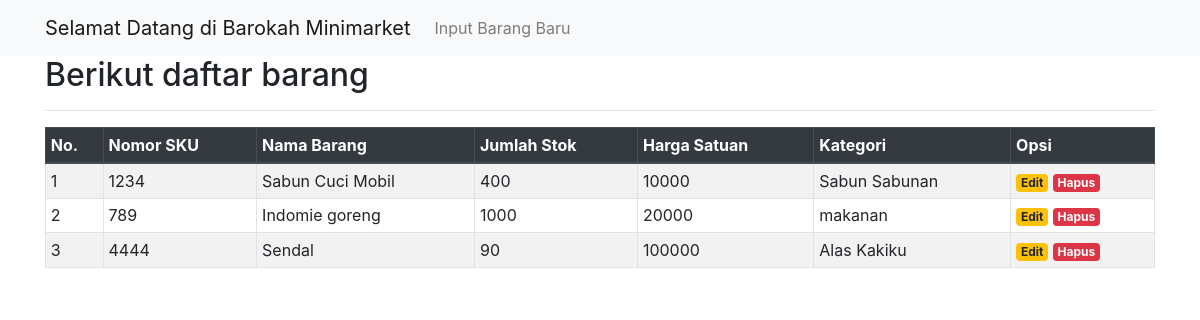
The page / on the database its author committed.
### tables this page shows
CREATE TABLE `barang` (
  `no_barang` int(20) NOT NULL,
  `nomor_sku` int(50) NOT NULL,
  `nama_barang` varchar(100) NOT NULL,
  `jumlah_stok` int(20) NOT NULL,
  `harga_satuan` int(50) NOT NULL,
  `kategori` varchar(50) NOT NULL
);

### index.php (the view, shortened to what this page needs)
<!DOCTYPE html>
<html>
<head>
	<link rel="stylesheet" href="https://stackpath.bootstrapcdn.com/bootstrap/4.4.1/css/bootstrap.min.css">
</head>
<body>
	<nav class="navbar navbar-expand-lg navbar-light bg-light">
		<div class="container">
			<a class="navbar-brand" href="index.php"> Selamat Datang di Barokah Minimarket </a>
		<div class="collapse navbar-collapse" id="navbarSuppportedContent">
			<ul class="navbar-nav mr-auto">
				<li class="nav-item">
					<a class="nav-link" href="index.php?fungsi=create"> Input Barang Baru </a>
				</li>
			</ul>
		</div>
	</div>
</nav>
<?php
include('koneksi.php');
?>
	<?php
function read($koneksi){
	echo '
	<div class="container" style="marginn-top: 20px">
	<h2> Berikut daftar barang </h2>
	<hr>
		<table class="table table-striped table-hover table-sm table-bordered">
			<thead class="thead-dark">
				<tr>
					<th> No. </th>
					<th> Nomor SKU </th>
					<th> Nama Barang </th>
					<th> Jumlah Stok </th>
					<th> Harga Satuan </th>
					<th> Kategori </th>
					<th> Opsi </th>
				</tr>
			</thead>
		<tbody>';
		$sql = "SELECT * FROM barang";
		$query = mysqli_query($koneksi, $sql);
			if(mysqli_num_rows($query) > 0){
				$no=1;
				while($data = mysqli_fetch_assoc($query)){
					echo '
					<tr>
						<td>'.$no.'</td>
						<td>'.$data['nomor_sku'].'</td>
						<td>'.$data['nama_barang'].'</td>
						<td>'.$data['jumlah_stok'].'</td>
						<td>'.$data['harga_satuan'].'</td>
						<td>'.$data['kategori'].'</td>
						<td>
							<a href="index.php?fungsi=update&no_barang='.$data['no_barang'].'" class="badge badge-warning"> Edit </a>
							<a href="index.php?fungsi=delete&no_barang='.$data['no_barang'].'" class="badge badge-danger" onclick="return confirm(\'Yakin ini dihapus?\')"> Hapus </a>
						</td>
					</tr>';
					$no++;
				}
			}else{
					echo '
					<tr>
						<td colspan="6">Tidak ada Data. </td>
					</tr>
					';
			}
			echo '
			<tbody>
		</table>
	</div>';
}
?>
	<?php
if(isset($_GET['fungsi'])){
	switch ($_GET['fungsi'])
	{
		case "create":
			create($koneksi);
			break;
		case "read":
			read($koneksi);
			break;
		case "update":
			update($koneksi);
			break;
		case "delete":
			delete($koneksi);
			break;
		default:
			read($koneksi);
	}
} else {
	read($koneksi);
}
?>
</body>
</html>

### rows shown on the page
barang: nomor_sku "1234", nama_barang "Sabun Cuci Mobil", jumlah_stok "400", harga_satuan "10000", kategori "Sabun Sabunan"
barang: nomor_sku "789", nama_barang "Indomie goreng", jumlah_stok "1000", harga_satuan "20000", kategori "makanan"
barang: nomor_sku "4444", nama_barang "Sendal", jumlah_stok "90", harga_satuan "100000", kategori "Alas Kakiku"
